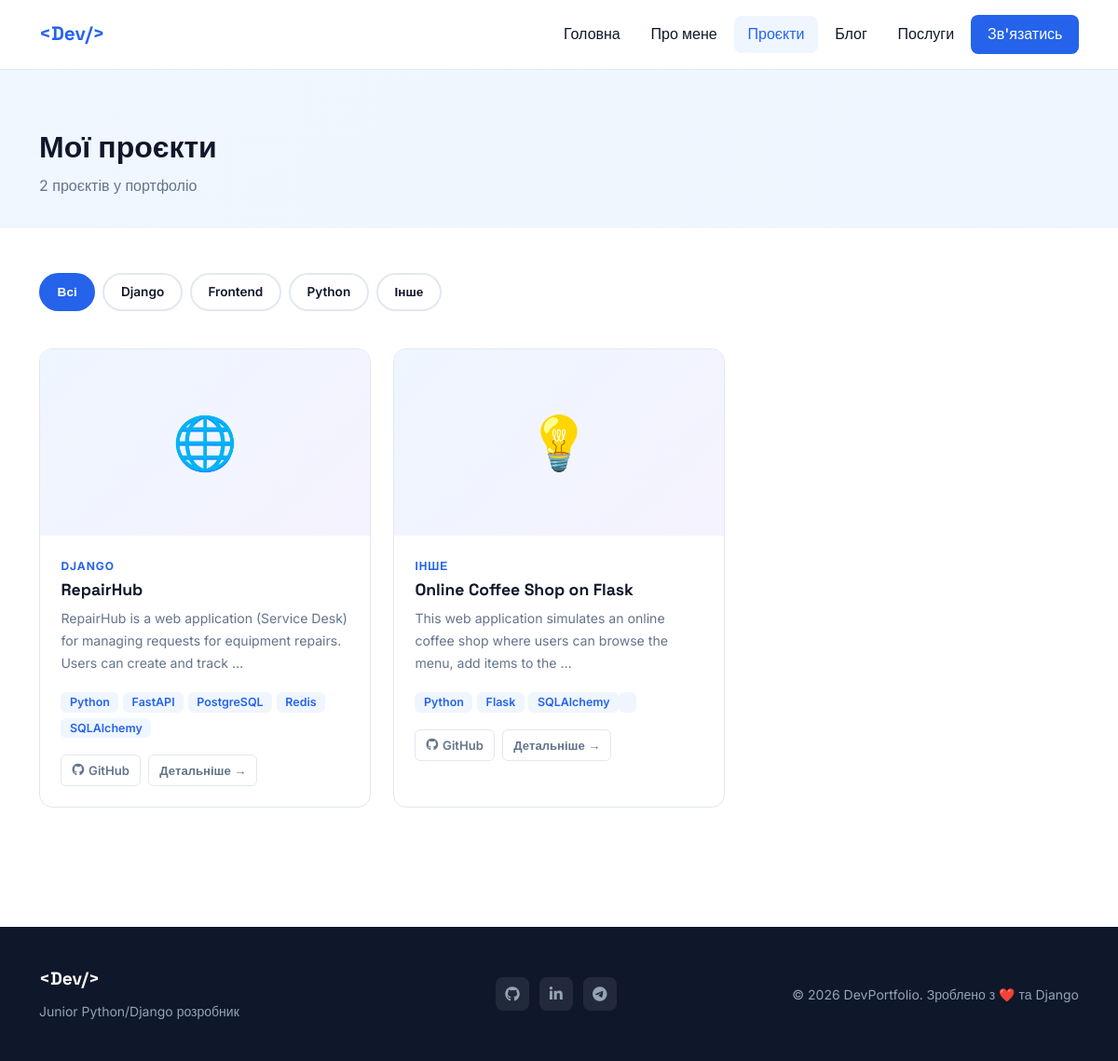
/projects/, run on the app's committed database.
### portfolio/models.py (models this page shows, shortened)
class Project(models.Model):
    CATEGORY_CHOICES = [
        ('django',   'Django'),
        ('frontend', 'Frontend'),
        ('python',   'Python'),
        ('other',    'Інше'),
    ]
    title        = models.CharField(max_length=200, verbose_name='Назва')
    description  = models.TextField(verbose_name='Опис')
    category     = models.CharField(max_length=20, choices=CATEGORY_CHOICES, default='django', verbose_name='Категорія')
    technologies = models.CharField(max_length=300, verbose_name='Технології', help_text='Через кому: Python, Django')
    github_url   = models.URLField(blank=True, verbose_name='GitHub')
    live_url     = models.URLField(blank=True, verbose_name='Живий сайт')
    image        = models.ImageField(upload_to='projects/', blank=True, verbose_name='Зображення')
    is_featured  = models.BooleanField(default=False, verbose_name='На головній')
    views_count  = models.PositiveIntegerField(default=0, verbose_name='Перегляди')
    created_at   = models.DateTimeField(default=timezone.now, verbose_name='Дата')
    class Meta:
        verbose_name = 'Проєкт'
        verbose_name_plural = 'Проєкти'
        ordering = ['-created_at']
    def tech_list(self):
        return [t.strip() for t in self.technologies.split(',')]

### portfolio/views.py (the view)
# urls.py: path('projects/',views.projects,name='projects'),
def projects(request):
    track(request)
    category = request.GET.get('cat', '')
    qs = Project.objects.all()
    if category:
        qs = qs.filter(category=category)
    return render(request, 'portfolio/projects.html', {
        'projects':        qs,
        'categories':      Project.CATEGORY_CHOICES,
        'active_category': category,
    })

### portfolio/views.py (called while the page is built)
def track(request):
    PageView.objects.create(
        path=request.path,
        ip_address=request.META.get('REMOTE_ADDR'),
    )

### portfolio/templates/portfolio/projects.html (shortened to what this page needs)
{% extends 'portfolio/base.html' %}
{% block content %}
<section class="page-hero">
  <div class="container">
    <h1 class="section-title">Мої проєкти</h1>
    <p class="section-subtitle mb-0">{{ projects.count }} проєктів у портфоліо</p>
  </div>
</section>
<section class="py-5">
  <div class="container">
    <div class="filter-bar">
      <a href="{% url 'projects' %}" class="filter-btn {% if not active_category %}active{% endif %}">Всі</a>
      {% for value, label in categories %}
      <a href="?cat={{ value }}" class="filter-btn {% if active_category == value %}active{% endif %}">{{ label }}</a>
      {% endfor %}
    </div>
    <div class="row g-4">
      {% for project in projects %}
      <div class="col-sm-6 col-lg-4">
        <div class="project-card">
          <div class="project-img">
            {% if project.image %}<img src="{{ project.image.url }}" alt="{{ project.title }}">
            {% elif project.category == 'django' %}🌐
            {% elif project.category == 'frontend' %}🎨
            {% elif project.category == 'python' %}🐍
            {% else %}💡{% endif %}
          </div>
          <div class="project-body">
            <div class="project-cat">{{ project.get_category_display }}</div>
            <h3>{{ project.title }}</h3>
            <p>{{ project.description|truncatewords:18 }}</p>
            <div class="mb-2">
              {% for tech in project.tech_list %}
              <span class="badge-tech">{{ tech }}</span>
              {% endfor %}
            </div>
            <div class="project-links">
              {% if project.github_url %}<a href="{{ project.github_url }}" target="_blank"><i class="fab fa-github"></i> GitHub</a>{% endif %}
              <a href="{% url 'project_detail' project.pk %}">Детальніше →</a>
            </div>
          </div>
        </div>
      </div>
      {% empty %}
      <div class="col-12 text-center py-5 text-muted">
        <div style="font-size: 3rem; margin-bottom: 1rem">📂</div>
        <h4>Проєктів не знайдено</h4>
        <p>Додай перші проєкти через <a href="/admin/">адмін-панель</a>!</p>
      </div>
      {% endfor %}
    </div>
  </div>
</section>
{% endblock %}

### portfolio/templates/portfolio/base.html (shortened to what this page needs)
<!DOCTYPE html>
<html lang="uk">
<head>
  <link href="https://cdn.jsdelivr.net/npm/bootstrap@5.3.2/dist/css/bootstrap.min.css" rel="stylesheet">
  <link href="https://cdnjs.cloudflare.com/ajax/libs/font-awesome/6.5.0/css/all.min.css" rel="stylesheet">
</head>
<body>
<nav class="navbar navbar-expand-lg">
  <div class="container">
    <a class="navbar-brand" href="{% url 'home' %}">
      &lt;Dev/&gt;
    </a>
    <div class="collapse navbar-collapse" id="nav">
      <ul class="navbar-nav ms-auto align-items-lg-center gap-1">
        <li class="nav-item"><a class="nav-link {% if request.resolver_match.url_name == 'home' %}active{% endif %}"     href="{% url 'home' %}">Головна</a></li>
        <li class="nav-item"><a class="nav-link {% if request.resolver_match.url_name == 'about' %}active{% endif %}"    href="{% url 'about' %}">Про мене</a></li>
        <li class="nav-item"><a class="nav-link {% if 'project' in request.resolver_match.url_name %}active{% endif %}"  href="{% url 'projects' %}">Проєкти</a></li>
        <li class="nav-item"><a class="nav-link {% if 'blog' in request.resolver_match.url_name %}active{% endif %}"     href="{% url 'blog_list' %}">Блог</a></li>
        <li class="nav-item"><a class="nav-link {% if request.resolver_match.url_name == 'pricing' %}active{% endif %}"  href="{% url 'pricing' %}">Послуги</a></li>
        <li class="nav-item"><a class="nav-link nav-cta"                                                                 href="{% url 'contact' %}">Зв'язатись</a></li>
      </ul>
    </div>
  </div>
</nav>
<main>
  {% block content %}{% endblock %}
</main>
<footer>
  <div class="container">
    <div class="row align-items-center">
      <div class="col-md-4 mb-3 mb-md-0">
        <div class="footer-brand mb-1">&lt;Dev/&gt;</div>
        <small>Junior Python/Django розробник</small>
      </div>
      <div class="col-md-4 text-center mb-3 mb-md-0">
        <div class="social-links">
          <a href="#" title="GitHub"><i class="fab fa-github"></i></a>
          <a href="#" title="LinkedIn"><i class="fab fa-linkedin-in"></i></a>
          <a href="#" title="Telegram"><i class="fab fa-telegram"></i></a>
        </div>
      </div>
      <div class="col-md-4 text-md-end">
        <small>© {% now "Y" %} DevPortfolio. Зроблено з ❤️ та Django</small>
      </div>
    </div>
  </div>
</footer>
</body>
</html>

### portfolio/templates/portfolio/base.html (style rules this page uses)
:root { --primary: #2563EB; --primary-d: #1D4ED8; --dark: #0F172A; --gray: #64748B; --light: #F8FAFC; --border: #E2E8F0; --radius: 14px; }
* { box-sizing: border-box; }
body { font-family: 'Inter', sans-serif; background: #fff; color: var(--dark); line-height: 1.7; }
h1, h2, h3, h4, h5 { font-family: 'Space Grotesk', sans-serif; font-weight: 700; }
.navbar { background: rgba(255,255,255,0.95); backdrop-filter: blur(10px); border-bottom: 1px solid var(--border); padding: .9rem 0; position: sticky; top: 0; z-index: 100; }
.navbar-brand { font-family: 'Space Grotesk', sans-serif; font-weight: 800; font-size: 1.3rem; color: var(--primary) !important; }
.nav-link { color: var(--dark) !important; font-weight: 500; padding: .4rem .9rem !important; border-radius: 8px; transition: background .2s, color .2s; }
.nav-link:hover, .nav-link.active { background: #EFF6FF; color: var(--primary) !important; }
.nav-cta { background: var(--primary); color: #fff !important; padding: .45rem 1.1rem !important; }
footer { background: var(--dark); color: #94A3B8; padding: 2.5rem 0; margin-top: 5rem; }
footer a { color: #94A3B8; text-decoration: none; }
.footer-brand { font-family: 'Space Grotesk', sans-serif; font-size: 1.2rem; font-weight: 800; color: #fff; }
.social-links a { display: inline-flex; align-items: center; justify-content: center; width: 36px; height: 36px; border-radius: 8px; background: rgba(255,255,255,0.08); color: #94A3B8; margin-right: .4rem; transition: background .2s, color .2s; }
.section-title { font-size: 2rem; font-weight: 800; margin-bottom: .5rem; }
.section-subtitle { color: var(--gray); margin-bottom: 2.5rem; }
.badge-tech { background: #EFF6FF; color: var(--primary); border-radius: 6px; padding: .2rem .6rem; font-size: .78rem; font-weight: 600; }

### portfolio/templates/portfolio/projects.html (style rules this page uses)
.page-hero { padding: 4rem 0 2rem; background: linear-gradient(135deg, #F0F7FF, #EFF6FF); }
.filter-bar { display: flex; gap: .5rem; flex-wrap: wrap; margin-bottom: 2.5rem; }
.filter-btn { padding: .45rem 1.1rem; border-radius: 30px; border: 2px solid var(--border); background: #fff; color: var(--dark); font-weight: 600; font-size: .85rem; cursor: pointer; text-decoration: none; transition: all .2s; }
.filter-btn:hover, .filter-btn.active { background: var(--primary); border-color: var(--primary); color: #fff; }
.project-card { border-radius: var(--radius); border: 1px solid var(--border); overflow: hidden; height: 100%; background: #fff; transition: transform .3s, box-shadow .3s; }
.project-img { height: 200px; background: linear-gradient(135deg, #EFF6FF, #F5F3FF); display: flex; align-items: center; justify-content: center; font-size: 3.5rem; overflow: hidden; }
.project-body { padding: 1.4rem; }
.project-cat { font-size: .75rem; font-weight: 700; text-transform: uppercase; letter-spacing: .08em; color: var(--primary); margin-bottom: .3rem; }
.project-body h3 { font-size: 1.1rem; margin-bottom: .5rem; }
.project-body p { color: var(--gray); font-size: .88rem; }
.project-links { display: flex; gap: .5rem; margin-top: 1rem; flex-wrap: wrap; }
.project-links a { display: inline-flex; align-items: center; gap: .3rem; font-size: .82rem; font-weight: 600; color: var(--gray); text-decoration: none; padding: .3rem .7rem; border-radius: 6px; border: 1px solid var(--border); transition: color .2s, border-color .2s; }

### data on the page
Project: category "DJANGO", title "RepairHub", description "RepairHub is a web application (Service Desk) for managing requests for equipment repairs. Users can create and track …", tech_list "Python" "FastAPI" "PostgreSQL" "Redis" "SQLAlchemy"
Project: category "ІНШЕ", title "Online Coffee Shop on Flask", description "This web application simulates an online coffee shop where users can browse the menu, add items to the …", tech_list "Python" "Flask" "SQLAlchemy"

### other printed values
{{ projects.count }} "2"
{{ label }} "Django" "Frontend" "Python" "Інше"
